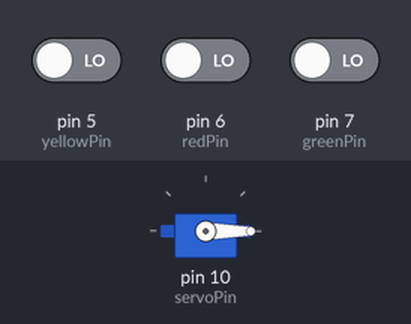
A sketch run on a simulated Arduino Uno, built with avr-gcc and run on an emulated ATmega328P. Parts: servo. The test bench sets the inputs (shaded band); at power-on: pin 6 (redPin) LOW, pin 5 (yellowPin) LOW, pin 7 (greenPin) LOW.

Above: at 1.2 s.
1.3 s: pin 6 (redPin) driven HIGH
At 2.5 s:
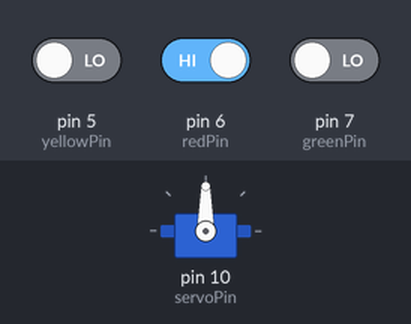
2.8 s: pin 5 (yellowPin) driven HIGH
At 3.8 s:
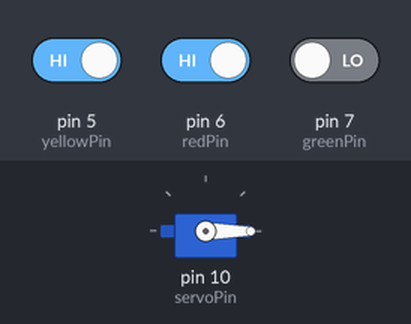
4.3 s: pin 5 (yellowPin) driven LOW
At 5.0 s:
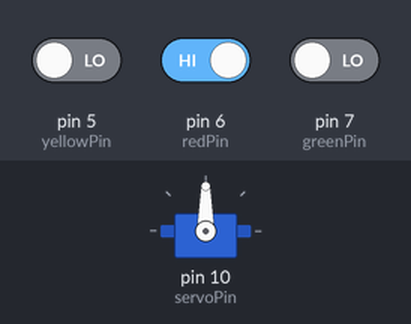
5.8 s: pin 6 (redPin) driven LOW and pin 7 (greenPin) driven HIGH
At 6.1 s:
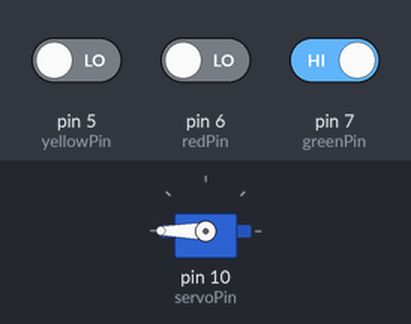
Timing chart, 0 to 8.3 s (numbered marks = the images above; inputs shaded):
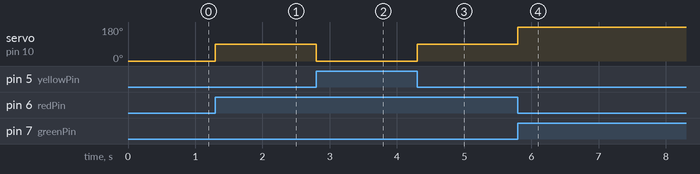

Measured:
- after the input at 1.3 s, servo on pin 10 (servoPin): 0° → 90° at once
- after the input at 2.8 s, servo on pin 10 (servoPin): 90° → 0° at once
- after the input at 4.3 s, servo on pin 10 (servoPin): 0° → 90° at once
- after the input at 5.8 s, servo on pin 10 (servoPin): 90° → 180° at once

The sketch:

servo2.ino
```cpp
#include <Servo.h>

const int servoPin = 10;
const int yellowPin = 5;
const int redPin = 6;
const int greenPin = 7;
int angle =0;
Servo myservo;

void setup() {
  // put your setup code here, to run once:
  myservo.attach(servoPin);
  myservo.write(0);

  pinMode(yellowPin,INPUT);
  pinMode(redPin,INPUT);
  pinMode(greenPin,INPUT);
}

void loop() {
  // put your main code here, to run repeatedly:
  if(digitalRead(yellowPin) == HIGH){
     angle =0;
     myservo.write(angle);
  }
  else if(digitalRead(redPin) == HIGH){
     angle =90;
     myservo.write(angle);
  }
  else if(digitalRead(greenPin) == HIGH){
     angle =180;
     myservo.write(angle);
  }

}
```
